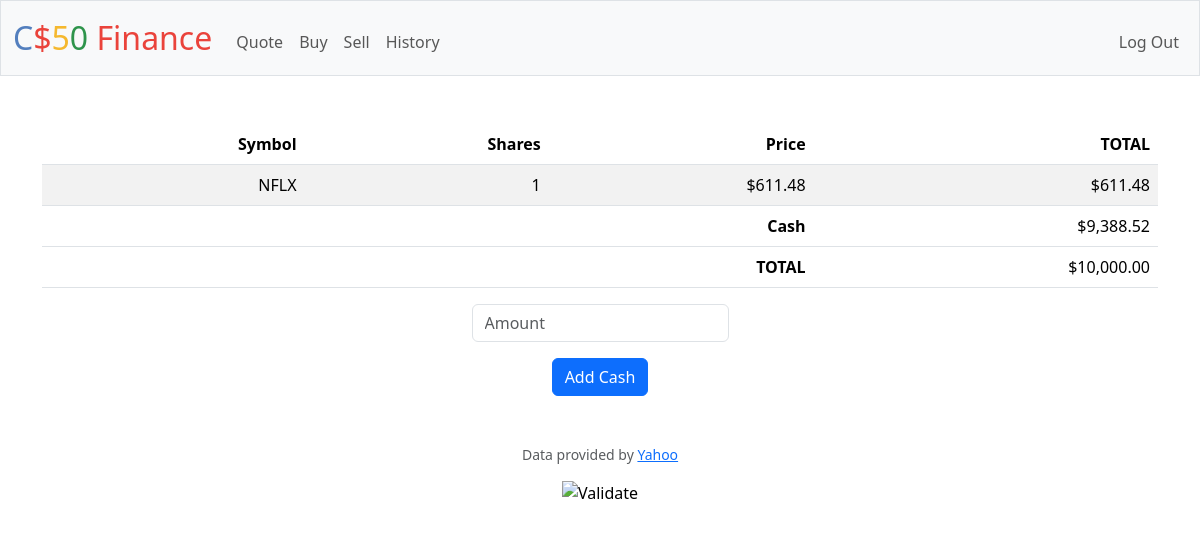
Page / (signed in) on the committed database.
### tables this page shows
CREATE TABLE "transactions" (purchase_id INTEGER PRIMARY KEY AUTOINCREMENT NOT NULL, user_id INTEGER NOT NULL, symbol TEXT NOT NULL, shares NUMERIC NOT NULL, share_price NUMERIC NOT NULL, time DATETIME, FOREIGN KEY (user_id) REFERENCES users(id));

CREATE TABLE users (id INTEGER PRIMARY KEY AUTOINCREMENT NOT NULL, username TEXT NOT NULL, hash TEXT NOT NULL, cash NUMERIC NOT NULL DEFAULT 10000.00);

### app.py (the view)
@app.route("/", methods=["GET", "POST"])
@login_required
def index():
    if request.method == "POST":
        try:
            add_cash = int(request.form.get("amount"))
            if add_cash < 0:
                return apology("must enter positive integer", 400)
        except ValueError:
            return apology("must enter a valid number", 400)
        cash = db.execute("SELECT cash FROM users WHERE id = ?", session["user_id"])
        new_balance = cash[0]["cash"] + add_cash
        db.execute("UPDATE users SET cash = ? WHERE id = ?", new_balance, session["user_id"])
        flash("Cash Added!", "success")
        return redirect("/")
    else:
        rows = db.execute("SELECT symbol, SUM(shares) AS total_shares, share_price FROM transactions WHERE user_id = ? GROUP BY symbol", session["user_id"])
        get_cash = db.execute("SELECT cash FROM users WHERE id = ?", session["user_id"])
        cash = get_cash[0]["cash"]
        if not rows:
            return render_template("index.html", cash=cash, total=cash)
        get_total = db.execute("SELECT SUM(CAST(shares AS NUMERIC) * CAST(share_price AS NUMERIC)) AS total FROM transactions WHERE user_id = ?", session["user_id"])
        total = get_cash[0]["cash"] + get_total[0]["total"]
        return render_template("index.html", rows=rows, cash=cash, total=total)

### app.py (called while the page is built)
@app.after_request
def after_request(response):
    response.headers["Cache-Control"] = "no-cache, no-store, must-revalidate"
    response.headers["Expires"] = 0
    response.headers["Pragma"] = "no-cache"
    return response

### helpers.py (called while the page is built)
def login_required(f):
    @wraps(f)
    def decorated_function(*args, **kwargs):
        if session.get("user_id") is None:
            return redirect("/login")
        return f(*args, **kwargs)
    return decorated_function

def usd(value):
    return f"${value:,.2f}"

### templates/index.html (shortened to what this page needs)
{% extends "layout.html" %}
{% block main %}
    <table class="table table-striped" style="text-align:right;">
        <thead>
            <tr>
                <th>Symbol</th>
                <th>Shares</th>
                <th>Price</th>
                <th>TOTAL</th>
            </tr>
        </thead>
        <tbody>
            {% for row in rows %}
                {% if row.total_shares > 0 %}
            <tr>
                <td>{{ row.symbol }}</td>
                <td>{{ row.total_shares }}</td>
                <td>{{ row.share_price | usd }}</td>
                <td>{{ (row.share_price * row.total_shares) | usd }}</td>
            </tr>
                {% endif %}
            {% endfor %}
        </tbody>
        <tfoot>
            <tr>
                <th colspan="3">Cash</th>
                <td>{{ cash | usd }}</td>
            </tr>
            <tr>
                <th colspan="3">TOTAL</th>
                <td>{{ total | usd }}</td>
            </tr>
        </tfoot>
    </table>
    <form action="/" method="post">
        <div class="mb-3">
            <input autocomplete="off" autofocus class="form-control mx-auto w-auto" name="amount" placeholder="Amount" type="number" min="1">
        </div>
        <button class="btn btn-primary" type="submit">Add Cash</button>
    </form>
{% endblock %}

### rows in the picture
transactions: symbol "NFLX", total_shares "1", share_price "$611.48", (row.share_price*row.total_shares)|usd "$611.48"
users: cash "$9,388.52"

### other values in the picture
{{ total | usd }} "$10,000.00"
